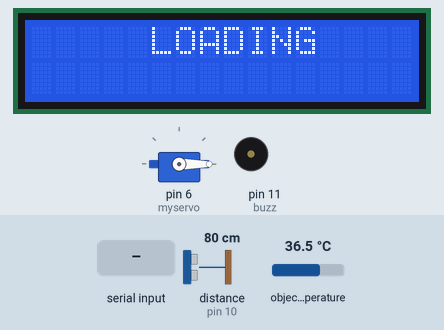
The sketch below on a simulated Arduino Uno, built with avr-gcc and run on an emulated ATmega328P. Parts: servo, 16×2 character LCD, buzzer (waves = sounding, pin HIGH). The inputs (shaded band) are chosen by the test bench; at power-on: distance to the obstacle (sensor on pin 10) 80 cm, object temperature 36.5 °C. The echo pulse lasts 58.3 µs per cm; what the sketch prints to the serial monitor is not drawn.

Above: at 0.1 s.
2.3 s: "2" received over Serial
At 2.9 s:
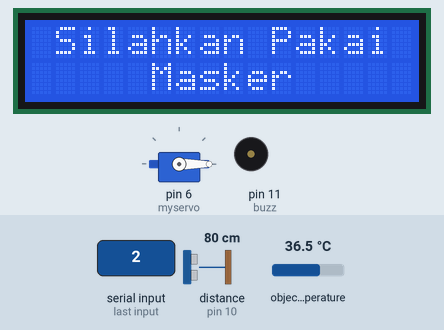
3.8 s: "3" received over Serial
At 4.1 s:
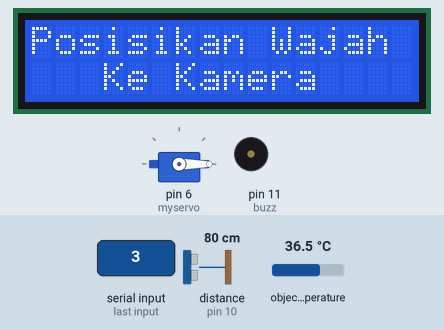
5.3 s: "1" received over Serial
At 6.5 s:
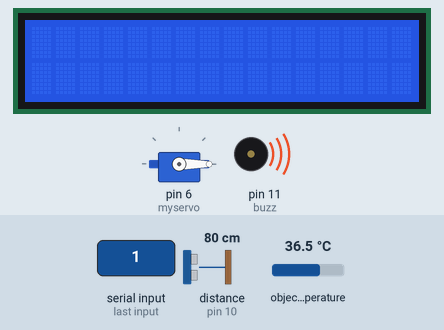
8.3 s: distance to the obstacle (sensor on pin 10) set to 7 cm
10.8 s: distance to the obstacle (sensor on pin 10) set to 4 cm
At 15.5 s:
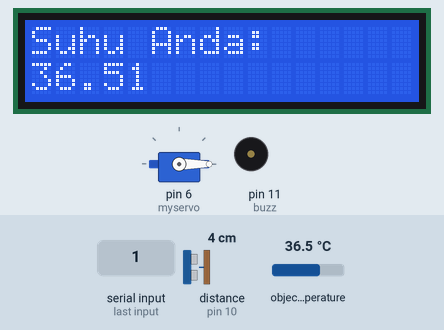
Timing chart, 0 to 19.3 s (numbered marks = the images above; inputs shaded):
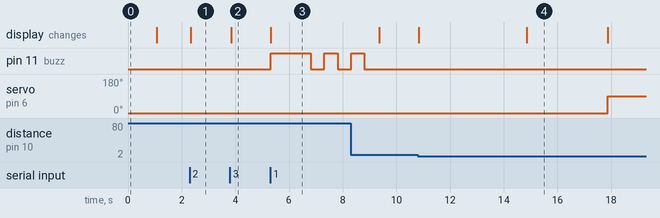

Measured:
- the behaviour switches between 6 and 5 cm on distance to the obstacle (sensor on pin 10) (found by bisection; images 3 and 4)
- after the input at 2.3 s, the display: changes at once (image 1)
- after the input at 3.8 s, the display: changes at once (image 2)
- after the input at 5.3 s, pin 11 (buzz): LOW → HIGH at once, → LOW 1.5 s later, → HIGH 0.50 s later, → LOW 0.50 s later; the display: changes at once (image 3)
- after the input at 10.8 s, servo on pin 6 (myservo): 0° → 90° after 7.1 s; the display: first changes at once (image 4 shows a later state)

The sketch:

mask_detector_with_screening_temperature.ino
```cpp
#include <Arduino.h>
#include <Wire.h>
#include <Adafruit_MLX90614.h>
#include <LiquidCrystal_I2C.h>
#include <Servo.h>
#include <NewPing.h>

#define TRIGGER_PIN     12
#define ECHO_PIN        10
#define MAX_DISTANCE    200
#define buzz            11

Adafruit_MLX90614 mlx = Adafruit_MLX90614();
LiquidCrystal_I2C       lcd(0x27, 16, 2);
Servo                   myservo;
NewPing                 sonar(TRIGGER_PIN, ECHO_PIN, MAX_DISTANCE);

float data;
char masker;

void suhu(void);
void buka(void);
void tutup(void);

void setup()
{
  myservo.attach(6);
  myservo.write(0);
  pinMode(buzz, OUTPUT);
  digitalWrite(buzz, LOW);
  Serial.begin(9600);
  lcd.begin();
  lcd.backlight();
  mlx.begin();
  lcd.print("     LOADING");
  delay(1000);
  lcd.clear();
}

void loop()
{
  masker = Serial.read();
  Serial.println(masker);
  awal:
  if (masker == '1')
  {
    lcd.clear();
    digitalWrite(buzz, HIGH);
    delay(1500);
    digitalWrite(buzz, LOW);
    delay(500);
    digitalWrite(buzz, HIGH);
    delay(500);
    digitalWrite(buzz, LOW);
    delay(500);
    digitalWrite(buzz, HIGH);
    delay(500);
    digitalWrite(buzz, LOW);
    delay(500);
A:
    if (sonar.ping_cm() <= 5)
    {
      lcd.clear();
      lcd.print(" Sedang Membaca ");
      lcd.setCursor(0, 1);
      lcd.print("      Suhu      ");
      delay(4000);
      suhu();
      if (data <= 37.20)
      {
        buka();
        masker = '3';
        goto awal;
      }
      else
      {
        tutup();
        masker = '3';
        goto awal;
      }
    }
    else
    {
      lcd.print(" Silahkan Ukur  ");
      lcd.setCursor(0, 1);
      lcd.print("      Suhu      ");
      goto A;
    }
  }

  if (masker == '2')
  {
    lcd.clear();
    lcd.print(" Silahkan Pakai ");
    lcd.setCursor(0, 1);
    lcd.print("     Masker     ");
  }

  if (masker == '3')
  {
    lcd.clear();
    lcd.print("Posisikan Wajah ");
    lcd.setCursor(0, 1);
    lcd.print("   Ke Kamera    ");
  }
}

void suhu()
{
  lcd.clear();
  data = mlx.readObjectTempC();
  Serial.print("*C\tObject = ");
  Serial.print(data);
  Serial.println("*C");
  Serial.println();
  lcd.print("Suhu Anda: ");
  lcd.setCursor(0, 1);
  lcd.print(data);
  delay(3000);
}

void buka()
{
  lcd.clear();
  lcd.print("Silahkan Masuk");
  myservo.write(90);
  while (1)
  {
    if (sonar.ping_cm() >= 5)
    {
      goto A1;
    }
  }
A1:
  delay(30000);
  myservo.write(0);
  lcd.clear();
}

void tutup()
{
  lcd.clear();
  digitalWrite(buzz, HIGH);
  lcd.print("   Suhu Anda    ");
  lcd.setCursor(0, 1);
  lcd.print(" Melebihi Batas ");
  delay(3000);
  digitalWrite(buzz, LOW);
  delay(10000);
  lcd.clear();
}
```
